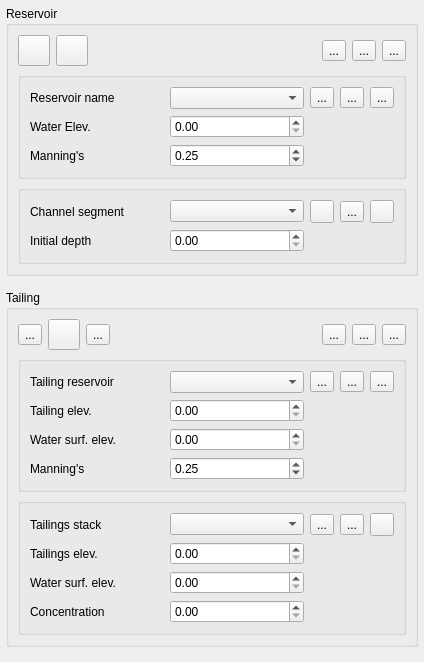
<?xml version="1.0" encoding="UTF-8"?>
<ui version="4.0">
 <class>f2d_widget</class>
 <widget class="QWidget" name="f2d_widget">
  <property name="geometry">
   <rect>
    <x>0</x>
    <y>0</y>
    <width>424</width>
    <height>662</height>
   </rect>
  </property>
  <property name="minimumSize">
   <size>
    <width>250</width>
    <height>0</height>
   </size>
  </property>
  <property name="windowTitle">
   <string>FLO-2D Widget</string>
  </property>
  <layout class="QVBoxLayout" name="verticalLayout">
   <property name="leftMargin">
    <number>6</number>
   </property>
   <property name="topMargin">
    <number>6</number>
   </property>
   <property name="rightMargin">
    <number>6</number>
   </property>
   <property name="bottomMargin">
    <number>6</number>
   </property>
   <item>
    <widget class="QGroupBox" name="reservoir_grp">
     <property name="title">
      <string>Reservoir</string>
     </property>
     <layout class="QGridLayout" name="gridLayout">
      <item row="0" column="0">
       <layout class="QGridLayout" name="gridLayout_4">
        <item row="0" column="0" colspan="2">
         <layout class="QGridLayout" name="gridLayout_7">
          <item row="0" column="2">
           <spacer name="horizontalSpacer_5">
            <property name="orientation">
             <enum>Qt::Horizontal</enum>
            </property>
            <property name="sizeHint" stdset="0">
             <size>
              <width>40</width>
              <height>20</height>
             </size>
            </property>
           </spacer>
          </item>
          <item row="0" column="0">
           <widget class="QToolButton" name="add_user_res_btn">
            <property name="toolTip">
             <string>Add user reservoir</string>
            </property>
            <property name="text">
             <string/>
            </property>
            <property name="icon">
             <iconset>
              <normaloff>../img/add_point_reservoir.svg</normaloff>../img/add_point_reservoir.svg</iconset>
            </property>
            <property name="iconSize">
             <size>
              <width>24</width>
              <height>24</height>
             </size>
            </property>
            <property name="checkable">
             <bool>true</bool>
            </property>
           </widget>
          </item>
          <item row="0" column="3">
           <widget class="QToolButton" name="schem_res_btn">
            <property name="toolTip">
             <string>Schematize initial conditions</string>
            </property>
            <property name="text">
             <string>...</string>
            </property>
            <property name="icon">
             <iconset>
              <normaloff>../img/schematize_res.svg</normaloff>../img/schematize_res.svg</iconset>
            </property>
            <property name="iconSize">
             <size>
              <width>24</width>
              <height>24</height>
             </size>
            </property>
           </widget>
          </item>
          <item row="0" column="1">
           <widget class="QToolButton" name="revert_res_changes_btn">
            <property name="maximumSize">
             <size>
              <width>60</width>
              <height>16777215</height>
             </size>
            </property>
            <property name="toolTip">
             <string>Revert unsaved changes for reservoirs</string>
            </property>
            <property name="text">
             <string/>
            </property>
            <property name="icon">
             <iconset>
              <normaloff>../img/mActionUndo.svg</normaloff>../img/mActionUndo.svg</iconset>
            </property>
            <property name="iconSize">
             <size>
              <width>24</width>
              <height>24</height>
             </size>
            </property>
           </widget>
          </item>
          <item row="0" column="4">
           <widget class="QToolButton" name="delete_schem_res_btn">
            <property name="text">
             <string>...</string>
            </property>
            <property name="icon">
             <iconset>
              <normaloff>../img/delete_schematize_res.svg</normaloff>../img/delete_schematize_res.svg</iconset>
            </property>
            <property name="iconSize">
             <size>
              <width>24</width>
              <height>24</height>
             </size>
            </property>
           </widget>
          </item>
          <item row="0" column="5">
           <widget class="QToolButton" name="help_res_btn">
            <property name="text">
             <string>...</string>
            </property>
            <property name="icon">
             <iconset>
              <normaloff>../img/help.svg</normaloff>../img/help.svg</iconset>
            </property>
            <property name="iconSize">
             <size>
              <width>24</width>
              <height>24</height>
             </size>
            </property>
           </widget>
          </item>
         </layout>
        </item>
        <item row="2" column="0" colspan="2">
         <layout class="QGridLayout" name="gridLayout_9">
          <item row="0" column="0" rowspan="5" colspan="2">
           <widget class="QGroupBox" name="channel_grp">
            <property name="title">
             <string/>
            </property>
            <layout class="QGridLayout" name="gridLayout_12">
             <item row="0" column="0">
              <layout class="QGridLayout" name="gridLayout_11">
               <item row="1" column="1">
                <widget class="QDoubleSpinBox" name="seg_ini_sbox">
                 <property name="sizePolicy">
                  <sizepolicy hsizetype="Preferred" vsizetype="Fixed">
                   <horstretch>0</horstretch>
                   <verstretch>0</verstretch>
                  </sizepolicy>
                 </property>
                 <property name="minimumSize">
                  <size>
                   <width>50</width>
                   <height>0</height>
                  </size>
                 </property>
                 <property name="buttonSymbols">
                  <enum>QAbstractSpinBox::UpDownArrows</enum>
                 </property>
                 <property name="specialValueText">
                  <string/>
                 </property>
                 <property name="maximum">
                  <double>1000000.000000000000000</double>
                 </property>
                </widget>
               </item>
               <item row="0" column="0">
                <widget class="QLabel" name="label">
                 <property name="sizePolicy">
                  <sizepolicy hsizetype="Preferred" vsizetype="Preferred">
                   <horstretch>0</horstretch>
                   <verstretch>0</verstretch>
                  </sizepolicy>
                 </property>
                 <property name="minimumSize">
                  <size>
                   <width>0</width>
                   <height>0</height>
                  </size>
                 </property>
                 <property name="text">
                  <string>Channel segment</string>
                 </property>
                </widget>
               </item>
               <item row="0" column="3">
                <widget class="QToolButton" name="delete_seg_btn">
                 <property name="text">
                  <string>...</string>
                 </property>
                 <property name="icon">
                  <iconset>
                   <normaloff>../img/mActionDeleteSelected.svg</normaloff>../img/mActionDeleteSelected.svg</iconset>
                 </property>
                </widget>
               </item>
               <item row="0" column="4">
                <widget class="QToolButton" name="center_seg_chbox">
                 <property name="text">
                  <string/>
                 </property>
                 <property name="icon">
                  <iconset>
                   <normaloff>../img/eye-svgrepo-com.svg</normaloff>../img/eye-svgrepo-com.svg</iconset>
                 </property>
                 <property name="checkable">
                  <bool>true</bool>
                 </property>
                </widget>
               </item>
               <item row="0" column="2">
                <widget class="QToolButton" name="rename_seg_btn">
                 <property name="text">
                  <string/>
                 </property>
                 <property name="icon">
                  <iconset>
                   <normaloff>../img/change_name.svg</normaloff>../img/change_name.svg</iconset>
                 </property>
                </widget>
               </item>
               <item row="1" column="2" colspan="3">
                <spacer name="horizontalSpacer_7">
                 <property name="orientation">
                  <enum>Qt::Horizontal</enum>
                 </property>
                 <property name="sizeHint" stdset="0">
                  <size>
                   <width>40</width>
                   <height>20</height>
                  </size>
                 </property>
                </spacer>
               </item>
               <item row="1" column="0">
                <widget class="QLabel" name="label_7">
                 <property name="minimumSize">
                  <size>
                   <width>0</width>
                   <height>0</height>
                  </size>
                 </property>
                 <property name="text">
                  <string>Initial depth</string>
                 </property>
                </widget>
               </item>
               <item row="0" column="1">
                <widget class="QComboBox" name="chan_seg_cbo">
                 <property name="sizePolicy">
                  <sizepolicy hsizetype="Preferred" vsizetype="Fixed">
                   <horstretch>0</horstretch>
                   <verstretch>0</verstretch>
                  </sizepolicy>
                 </property>
                 <property name="minimumSize">
                  <size>
                   <width>50</width>
                   <height>0</height>
                  </size>
                 </property>
                </widget>
               </item>
              </layout>
             </item>
            </layout>
           </widget>
          </item>
         </layout>
        </item>
        <item row="1" column="0" colspan="2">
         <widget class="QGroupBox" name="water_res_grp">
          <property name="title">
           <string/>
          </property>
          <layout class="QGridLayout" name="gridLayout_14">
           <item row="0" column="0">
            <layout class="QGridLayout" name="gridLayout_13">
             <item row="1" column="1">
              <widget class="QDoubleSpinBox" name="res_ini_sbox">
               <property name="sizePolicy">
                <sizepolicy hsizetype="Preferred" vsizetype="Fixed">
                 <horstretch>0</horstretch>
                 <verstretch>0</verstretch>
                </sizepolicy>
               </property>
               <property name="minimumSize">
                <size>
                 <width>50</width>
                 <height>0</height>
                </size>
               </property>
               <property name="wrapping">
                <bool>false</bool>
               </property>
               <property name="buttonSymbols">
                <enum>QAbstractSpinBox::UpDownArrows</enum>
               </property>
               <property name="specialValueText">
                <string/>
               </property>
               <property name="maximum">
                <double>1000000.000000000000000</double>
               </property>
              </widget>
             </item>
             <item row="0" column="1">
              <widget class="QComboBox" name="res_cbo">
               <property name="sizePolicy">
                <sizepolicy hsizetype="Preferred" vsizetype="Fixed">
                 <horstretch>0</horstretch>
                 <verstretch>0</verstretch>
                </sizepolicy>
               </property>
               <property name="minimumSize">
                <size>
                 <width>50</width>
                 <height>0</height>
                </size>
               </property>
               <property name="sizeAdjustPolicy">
                <enum>QComboBox::AdjustToMinimumContentsLength</enum>
               </property>
              </widget>
             </item>
             <item row="0" column="2">
              <widget class="QToolButton" name="rename_res_btn">
               <property name="toolTip">
                <string>Change reservoir name</string>
               </property>
               <property name="text">
                <string>...</string>
               </property>
               <property name="icon">
                <iconset>
                 <normaloff>../img/change_name.svg</normaloff>../img/change_name.svg</iconset>
               </property>
              </widget>
             </item>
             <item row="0" column="0">
              <widget class="QLabel" name="label_6">
               <property name="sizePolicy">
                <sizepolicy hsizetype="Preferred" vsizetype="Preferred">
                 <horstretch>0</horstretch>
                 <verstretch>0</verstretch>
                </sizepolicy>
               </property>
               <property name="minimumSize">
                <size>
                 <width>0</width>
                 <height>0</height>
                </size>
               </property>
               <property name="text">
                <string>Reservoir name</string>
               </property>
              </widget>
             </item>
             <item row="2" column="1">
              <widget class="QDoubleSpinBox" name="res_n_sbox">
               <property name="minimumSize">
                <size>
                 <width>50</width>
                 <height>0</height>
                </size>
               </property>
               <property name="maximum">
                <double>1.000000000000000</double>
               </property>
               <property name="singleStep">
                <double>0.010000000000000</double>
               </property>
               <property name="value">
                <double>0.250000000000000</double>
               </property>
              </widget>
             </item>
             <item row="0" column="4">
              <widget class="QToolButton" name="center_res_chbox">
               <property name="text">
                <string>...</string>
               </property>
               <property name="icon">
                <iconset>
                 <normaloff>../img/eye-svgrepo-com.svg</normaloff>../img/eye-svgrepo-com.svg</iconset>
               </property>
               <property name="checkable">
                <bool>true</bool>
               </property>
               <property name="checked">
                <bool>false</bool>
               </property>
              </widget>
             </item>
             <item row="1" column="0">
              <widget class="QLabel" name="label_2">
               <property name="minimumSize">
                <size>
                 <width>0</width>
                 <height>0</height>
                </size>
               </property>
               <property name="text">
                <string>Water Elev.</string>
               </property>
              </widget>
             </item>
             <item row="2" column="0">
              <widget class="QLabel" name="label_12">
               <property name="text">
                <string>Manning's</string>
               </property>
              </widget>
             </item>
             <item row="0" column="3">
              <widget class="QToolButton" name="delete_res_btn">
               <property name="toolTip">
                <string>Delete current reservoir</string>
               </property>
               <property name="text">
                <string>...</string>
               </property>
               <property name="icon">
                <iconset>
                 <normaloff>../img/mActionDeleteSelected.svg</normaloff>../img/mActionDeleteSelected.svg</iconset>
               </property>
               <property name="iconSize">
                <size>
                 <width>16</width>
                 <height>16</height>
                </size>
               </property>
              </widget>
             </item>
             <item row="1" column="2" colspan="3">
              <spacer name="horizontalSpacer_2">
               <property name="orientation">
                <enum>Qt::Horizontal</enum>
               </property>
               <property name="sizeHint" stdset="0">
                <size>
                 <width>40</width>
                 <height>20</height>
                </size>
               </property>
              </spacer>
             </item>
             <item row="2" column="2" colspan="3">
              <spacer name="horizontalSpacer_11">
               <property name="orientation">
                <enum>Qt::Horizontal</enum>
               </property>
               <property name="sizeHint" stdset="0">
                <size>
                 <width>40</width>
                 <height>20</height>
                </size>
               </property>
              </spacer>
             </item>
            </layout>
           </item>
          </layout>
         </widget>
        </item>
       </layout>
      </item>
     </layout>
    </widget>
   </item>
   <item>
    <spacer name="verticalSpacer">
     <property name="orientation">
      <enum>Qt::Vertical</enum>
     </property>
     <property name="sizeHint" stdset="0">
      <size>
       <width>20</width>
       <height>40</height>
      </size>
     </property>
    </spacer>
   </item>
   <item>
    <widget class="QGroupBox" name="tailings_grp">
     <property name="enabled">
      <bool>true</bool>
     </property>
     <property name="title">
      <string>Tailing</string>
     </property>
     <layout class="QGridLayout" name="gridLayout_2">
      <item row="0" column="0">
       <layout class="QGridLayout" name="gridLayout_18">
        <item row="0" column="1">
         <layout class="QGridLayout" name="gridLayout_20">
          <item row="0" column="0">
           <widget class="QToolButton" name="add_point_tailings_btn">
            <property name="text">
             <string>...</string>
            </property>
            <property name="icon">
             <iconset>
              <normaloff>../img/add_point_tailings.svg</normaloff>../img/add_point_tailings.svg</iconset>
            </property>
            <property name="iconSize">
             <size>
              <width>24</width>
              <height>24</height>
             </size>
            </property>
            <property name="checkable">
             <bool>true</bool>
            </property>
           </widget>
          </item>
          <item row="0" column="3">
           <spacer name="horizontalSpacer_6">
            <property name="orientation">
             <enum>Qt::Horizontal</enum>
            </property>
            <property name="sizeHint" stdset="0">
             <size>
              <width>40</width>
              <height>20</height>
             </size>
            </property>
           </spacer>
          </item>
          <item row="0" column="1">
           <widget class="QToolButton" name="add_tailings_btn">
            <property name="toolTip">
             <string>Add tailings</string>
            </property>
            <property name="text">
             <string/>
            </property>
            <property name="icon">
             <iconset>
              <normaloff>../img/add_tailings.svg</normaloff>../img/add_tailings.svg</iconset>
            </property>
            <property name="iconSize">
             <size>
              <width>24</width>
              <height>24</height>
             </size>
            </property>
            <property name="checkable">
             <bool>true</bool>
            </property>
           </widget>
          </item>
          <item row="0" column="2">
           <widget class="QToolButton" name="revert_tal_changes_btn">
            <property name="text">
             <string>...</string>
            </property>
            <property name="icon">
             <iconset>
              <normaloff>../img/mActionUndo.svg</normaloff>../img/mActionUndo.svg</iconset>
            </property>
            <property name="iconSize">
             <size>
              <width>24</width>
              <height>24</height>
             </size>
            </property>
           </widget>
          </item>
          <item row="0" column="5">
           <widget class="QToolButton" name="delete_schem_tal_btn">
            <property name="text">
             <string>...</string>
            </property>
            <property name="icon">
             <iconset>
              <normaloff>../img/delete_schematize_tailing.svg</normaloff>../img/delete_schematize_tailing.svg</iconset>
            </property>
            <property name="iconSize">
             <size>
              <width>24</width>
              <height>24</height>
             </size>
            </property>
           </widget>
          </item>
          <item row="0" column="4">
           <widget class="QToolButton" name="schem_tal_btn">
            <property name="text">
             <string>...</string>
            </property>
            <property name="icon">
             <iconset>
              <normaloff>../img/schematize_tailings.svg</normaloff>../img/schematize_tailings.svg</iconset>
            </property>
            <property name="iconSize">
             <size>
              <width>24</width>
              <height>24</height>
             </size>
            </property>
           </widget>
          </item>
          <item row="0" column="6">
           <widget class="QToolButton" name="help_tal_btn">
            <property name="text">
             <string>...</string>
            </property>
            <property name="icon">
             <iconset>
              <normaloff>../img/help.svg</normaloff>../img/help.svg</iconset>
            </property>
            <property name="iconSize">
             <size>
              <width>24</width>
              <height>24</height>
             </size>
            </property>
           </widget>
          </item>
         </layout>
        </item>
        <item row="2" column="1">
         <layout class="QGridLayout" name="gridLayout_21">
          <item row="0" column="0" rowspan="9" colspan="2">
           <widget class="QGroupBox" name="tailings_stack_grp">
            <property name="enabled">
             <bool>true</bool>
            </property>
            <property name="title">
             <string/>
            </property>
            <layout class="QGridLayout" name="gridLayout_5">
             <item row="0" column="0">
              <layout class="QGridLayout" name="gridLayout_3">
               <item row="0" column="0">
                <widget class="QLabel" name="label_8">
                 <property name="sizePolicy">
                  <sizepolicy hsizetype="Preferred" vsizetype="Preferred">
                   <horstretch>0</horstretch>
                   <verstretch>0</verstretch>
                  </sizepolicy>
                 </property>
                 <property name="minimumSize">
                  <size>
                   <width>100</width>
                   <height>0</height>
                  </size>
                 </property>
                 <property name="text">
                  <string>Tailings stack</string>
                 </property>
                </widget>
               </item>
               <item row="3" column="0">
                <widget class="QLabel" name="label_5">
                 <property name="enabled">
                  <bool>true</bool>
                 </property>
                 <property name="text">
                  <string>Concentration</string>
                 </property>
                </widget>
               </item>
               <item row="3" column="2" colspan="3">
                <spacer name="horizontalSpacer_9">
                 <property name="orientation">
                  <enum>Qt::Horizontal</enum>
                 </property>
                 <property name="sizeHint" stdset="0">
                  <size>
                   <width>107</width>
                   <height>17</height>
                  </size>
                 </property>
                </spacer>
               </item>
               <item row="1" column="2" colspan="3">
                <spacer name="horizontalSpacer_3">
                 <property name="orientation">
                  <enum>Qt::Horizontal</enum>
                 </property>
                 <property name="sizeHint" stdset="0">
                  <size>
                   <width>40</width>
                   <height>20</height>
                  </size>
                 </property>
                </spacer>
               </item>
               <item row="1" column="1">
                <widget class="QgsDoubleSpinBox" name="tailings_elev_sb">
                 <property name="enabled">
                  <bool>true</bool>
                 </property>
                 <property name="sizePolicy">
                  <sizepolicy hsizetype="Preferred" vsizetype="Fixed">
                   <horstretch>0</horstretch>
                   <verstretch>0</verstretch>
                  </sizepolicy>
                 </property>
                 <property name="minimumSize">
                  <size>
                   <width>50</width>
                   <height>0</height>
                  </size>
                 </property>
                 <property name="maximum">
                  <double>9999.000000000000000</double>
                 </property>
                </widget>
               </item>
               <item row="1" column="0">
                <widget class="QLabel" name="label_3">
                 <property name="enabled">
                  <bool>true</bool>
                 </property>
                 <property name="text">
                  <string>Tailings elev.</string>
                 </property>
                </widget>
               </item>
               <item row="0" column="4">
                <widget class="QToolButton" name="center_tal_chbox">
                 <property name="layoutDirection">
                  <enum>Qt::LeftToRight</enum>
                 </property>
                 <property name="text">
                  <string/>
                 </property>
                 <property name="icon">
                  <iconset>
                   <normaloff>../img/eye-svgrepo-com.svg</normaloff>../img/eye-svgrepo-com.svg</iconset>
                 </property>
                 <property name="checkable">
                  <bool>true</bool>
                 </property>
                </widget>
               </item>
               <item row="3" column="1">
                <widget class="QgsDoubleSpinBox" name="concentration_sb">
                 <property name="enabled">
                  <bool>true</bool>
                 </property>
                 <property name="sizePolicy">
                  <sizepolicy hsizetype="Preferred" vsizetype="Fixed">
                   <horstretch>0</horstretch>
                   <verstretch>0</verstretch>
                  </sizepolicy>
                 </property>
                 <property name="minimumSize">
                  <size>
                   <width>50</width>
                   <height>0</height>
                  </size>
                 </property>
                 <property name="maximum">
                  <double>1.000000000000000</double>
                 </property>
                 <property name="singleStep">
                  <double>0.100000000000000</double>
                 </property>
                </widget>
               </item>
               <item row="0" column="1">
                <widget class="QComboBox" name="tailings_cbo">
                 <property name="enabled">
                  <bool>true</bool>
                 </property>
                 <property name="minimumSize">
                  <size>
                   <width>50</width>
                   <height>0</height>
                  </size>
                 </property>
                </widget>
               </item>
               <item row="0" column="2">
                <widget class="QToolButton" name="rename_tal_btn">
                 <property name="text">
                  <string>...</string>
                 </property>
                 <property name="icon">
                  <iconset>
                   <normaloff>../img/change_name.svg</normaloff>../img/change_name.svg</iconset>
                 </property>
                </widget>
               </item>
               <item row="2" column="0">
                <widget class="QLabel" name="label_4">
                 <property name="enabled">
                  <bool>true</bool>
                 </property>
                 <property name="minimumSize">
                  <size>
                   <width>0</width>
                   <height>0</height>
                  </size>
                 </property>
                 <property name="text">
                  <string>Water surf. elev.</string>
                 </property>
                </widget>
               </item>
               <item row="0" column="3">
                <widget class="QToolButton" name="delete_tailings_btn">
                 <property name="toolTip">
                  <string>Delete tailings</string>
                 </property>
                 <property name="text">
                  <string>...</string>
                 </property>
                 <property name="icon">
                  <iconset>
                   <normaloff>../img/mActionDeleteSelected.svg</normaloff>../img/mActionDeleteSelected.svg</iconset>
                 </property>
                 <property name="iconSize">
                  <size>
                   <width>16</width>
                   <height>16</height>
                  </size>
                 </property>
                </widget>
               </item>
               <item row="2" column="2" colspan="3">
                <spacer name="horizontalSpacer_4">
                 <property name="orientation">
                  <enum>Qt::Horizontal</enum>
                 </property>
                 <property name="sizeHint" stdset="0">
                  <size>
                   <width>40</width>
                   <height>20</height>
                  </size>
                 </property>
                </spacer>
               </item>
               <item row="2" column="1">
                <widget class="QgsDoubleSpinBox" name="wse_sb">
                 <property name="enabled">
                  <bool>true</bool>
                 </property>
                 <property name="sizePolicy">
                  <sizepolicy hsizetype="Preferred" vsizetype="Fixed">
                   <horstretch>0</horstretch>
                   <verstretch>0</verstretch>
                  </sizepolicy>
                 </property>
                 <property name="minimumSize">
                  <size>
                   <width>50</width>
                   <height>0</height>
                  </size>
                 </property>
                 <property name="maximum">
                  <double>9999.000000000000000</double>
                 </property>
                </widget>
               </item>
              </layout>
             </item>
            </layout>
           </widget>
          </item>
         </layout>
        </item>
        <item row="1" column="1">
         <widget class="QGroupBox" name="tailings_res_grp">
          <property name="title">
           <string/>
          </property>
          <layout class="QGridLayout" name="gridLayout_10">
           <item row="0" column="0">
            <layout class="QGridLayout" name="gridLayout_8">
             <item row="0" column="1">
              <widget class="QComboBox" name="tailing_res_cbo">
               <property name="minimumSize">
                <size>
                 <width>50</width>
                 <height>0</height>
                </size>
               </property>
              </widget>
             </item>
             <item row="3" column="0">
              <widget class="QLabel" name="label_13">
               <property name="text">
                <string>Manning's</string>
               </property>
              </widget>
             </item>
             <item row="3" column="2" colspan="3">
              <spacer name="horizontalSpacer_12">
               <property name="orientation">
                <enum>Qt::Horizontal</enum>
               </property>
               <property name="sizeHint" stdset="0">
                <size>
                 <width>40</width>
                 <height>20</height>
                </size>
               </property>
              </spacer>
             </item>
             <item row="2" column="0">
              <widget class="QLabel" name="label_11">
               <property name="text">
                <string>Water surf. elev.</string>
               </property>
              </widget>
             </item>
             <item row="2" column="1">
              <widget class="QDoubleSpinBox" name="wse_tal_res_sb">
               <property name="maximum">
                <double>9999.000000000000000</double>
               </property>
              </widget>
             </item>
             <item row="0" column="3">
              <widget class="QToolButton" name="delete_tal_res_btn">
               <property name="text">
                <string>...</string>
               </property>
               <property name="icon">
                <iconset>
                 <normaloff>../img/mActionDeleteSelected.svg</normaloff>../img/mActionDeleteSelected.svg</iconset>
               </property>
              </widget>
             </item>
             <item row="0" column="0">
              <widget class="QLabel" name="label_9">
               <property name="minimumSize">
                <size>
                 <width>0</width>
                 <height>0</height>
                </size>
               </property>
               <property name="text">
                <string>Tailing reservoir</string>
               </property>
              </widget>
             </item>
             <item row="1" column="1">
              <widget class="QDoubleSpinBox" name="tal_res_elev_sb">
               <property name="maximum">
                <double>9999.000000000000000</double>
               </property>
              </widget>
             </item>
             <item row="0" column="2">
              <widget class="QToolButton" name="rename_tal_res_btn">
               <property name="text">
                <string>...</string>
               </property>
               <property name="icon">
                <iconset>
                 <normaloff>../img/change_name.svg</normaloff>../img/change_name.svg</iconset>
               </property>
              </widget>
             </item>
             <item row="0" column="4">
              <widget class="QToolButton" name="center_tal_res_chbox">
               <property name="text">
                <string>...</string>
               </property>
               <property name="icon">
                <iconset>
                 <normaloff>../img/eye-svgrepo-com.svg</normaloff>../img/eye-svgrepo-com.svg</iconset>
               </property>
               <property name="checkable">
                <bool>true</bool>
               </property>
              </widget>
             </item>
             <item row="3" column="1">
              <widget class="QDoubleSpinBox" name="tal_n_sbox">
               <property name="maximum">
                <double>1.000000000000000</double>
               </property>
               <property name="singleStep">
                <double>0.010000000000000</double>
               </property>
               <property name="value">
                <double>0.250000000000000</double>
               </property>
              </widget>
             </item>
             <item row="2" column="2" colspan="3">
              <spacer name="horizontalSpacer_10">
               <property name="orientation">
                <enum>Qt::Horizontal</enum>
               </property>
               <property name="sizeHint" stdset="0">
                <size>
                 <width>40</width>
                 <height>20</height>
                </size>
               </property>
              </spacer>
             </item>
             <item row="1" column="0">
              <widget class="QLabel" name="label_10">
               <property name="text">
                <string>Tailing elev.</string>
               </property>
              </widget>
             </item>
             <item row="1" column="2" colspan="3">
              <spacer name="horizontalSpacer_8">
               <property name="orientation">
                <enum>Qt::Horizontal</enum>
               </property>
               <property name="sizeHint" stdset="0">
                <size>
                 <width>40</width>
                 <height>20</height>
                </size>
               </property>
              </spacer>
             </item>
            </layout>
           </item>
          </layout>
         </widget>
        </item>
       </layout>
      </item>
     </layout>
    </widget>
   </item>
   <item>
    <spacer name="verticalSpacer_2">
     <property name="orientation">
      <enum>Qt::Vertical</enum>
     </property>
     <property name="sizeHint" stdset="0">
      <size>
       <width>20</width>
       <height>40</height>
      </size>
     </property>
    </spacer>
   </item>
  </layout>
 </widget>
 <customwidgets>
  <customwidget>
   <class>QgsDoubleSpinBox</class>
   <extends>QDoubleSpinBox</extends>
   <header>qgsdoublespinbox.h</header>
  </customwidget>
 </customwidgets>
 <resources/>
 <connections/>
</ui>
